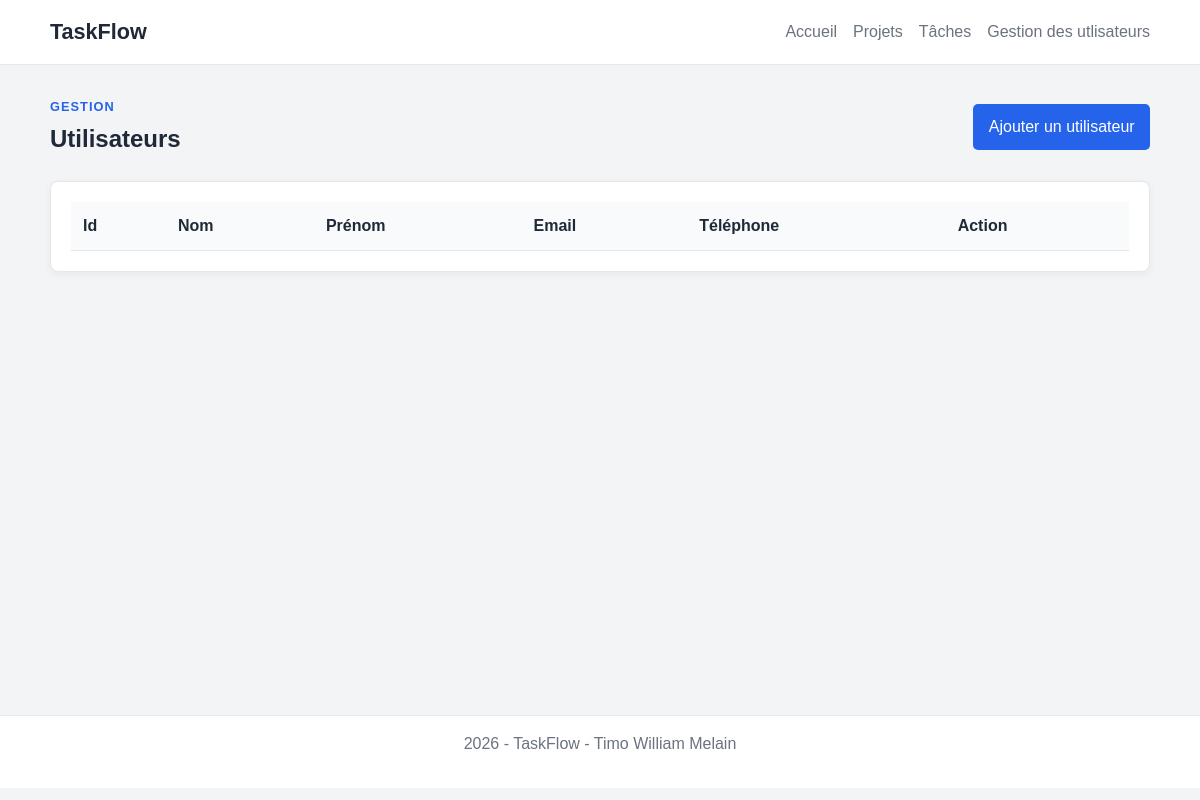
Before: /?controller=user&action=show with the older database file.
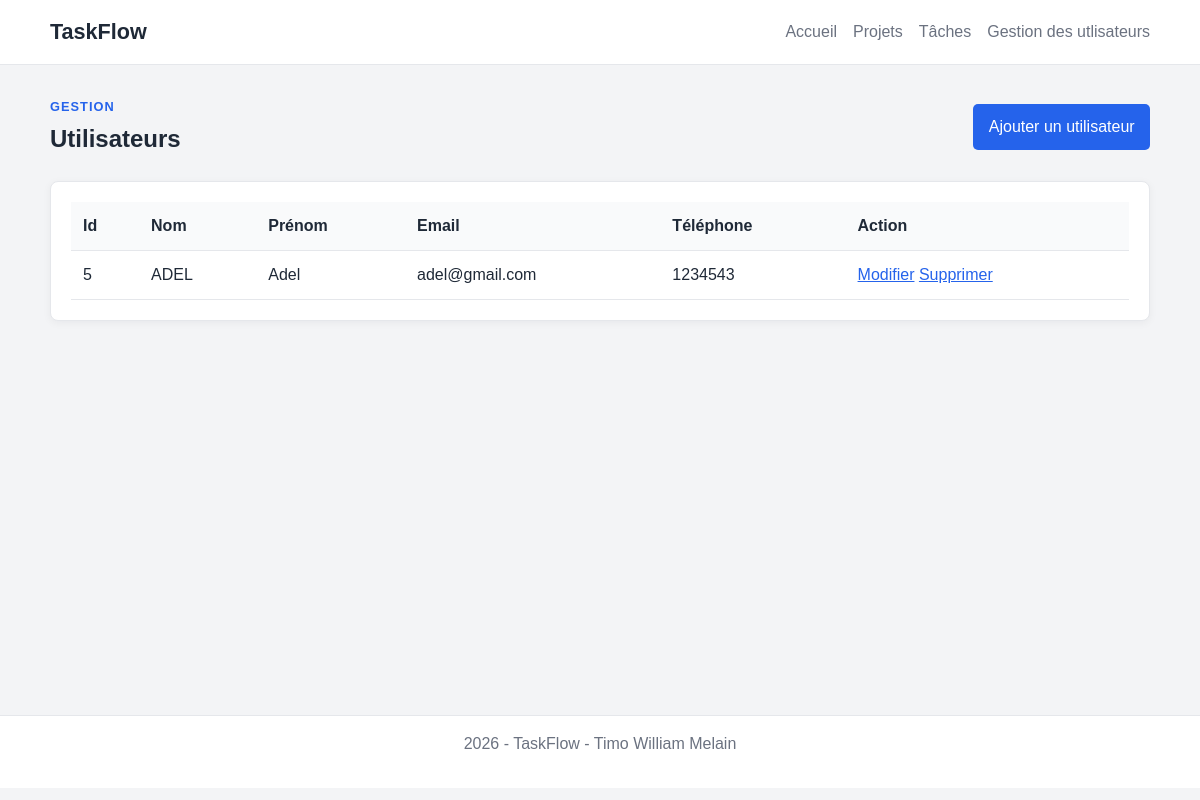
After: the same page with the newer database file.
### tables this page shows
CREATE TABLE `Users` (
  `id_user` int(11) NOT NULL,
  `nom` varchar(100) NOT NULL,
  `prenom` varchar(100) NOT NULL,
  `email` varchar(150) NOT NULL,
  `tel` varchar(20) DEFAULT NULL,
  `date` date DEFAULT current_timestamp(),
  `password` varchar(255) NOT NULL
);

### models/user.php (called while the page is built, shortened)
<?php
require_once("config/database.php");
class User{
    public static function GetAllUsers(){
        global $pdo;
        $stmt = $pdo->prepare("SELECT id_user, nom, prenom, email, tel FROM Users");
        $stmt->execute();
        return $stmt->fetchAll(PDO::FETCH_ASSOC);
    }
}

### views/user/user.php (the view, shortened to what this page needs)
<section class="user-page">
    <div class="page-header">
        <div>
            <p class="eyebrow">Gestion</p>
            <h1>Utilisateurs</h1>
        </div>
        <button type="button" class="button primary" onclick="toggleForm()">Ajouter un utilisateur</button>
    </div>
    <article class="card list-table">
        <table>
            <thead>
                <tr>
                    <th>Id</th><th>Nom</th><th>Prénom</th><th>Email</th><th>Téléphone</th><th>Action</th>
                </tr>
            </thead>
            <tbody>
                <?php foreach($Users as $user): ?>
                    <tr>
                        <td><?= htmlspecialchars($user['id_user']) ?></td>
                        <td><?= htmlspecialchars($user['nom']) ?></td>
                        <td><?= htmlspecialchars($user['prenom']) ?></td>
                        <td><?= htmlspecialchars($user['email']) ?></td>
                        <td><?= htmlspecialchars($user['tel']) ?></td>
                        <td>
                            <a href="?controller=user&action=edit&id=<?= $user['id_user'] ?>">Modifier</a>
                            <a href="?controller=user&action=delete&id=<?= $user['id_user'] ?>">Supprimer</a>
                        </td>
                    </tr>
                <?php endforeach; ?>
            </tbody>
        </table>
    </article>
</section>

### views/layout/header.php (shortened to what this page needs)
<!DOCTYPE html>
<html lang="fr">
<head>
    <link rel="stylesheet" href="public/css/style.css">
</head>
<body>
    <header class="topbar">
        <nav class="nav container">
            <a href="?controller=accueil&action=show" class="brand">TaskFlow</a>
            <ul class="nav-links">
                <li><a href="?controller=accueil&action=show">Accueil</a></li>
                <li><a href="?controller=project&action=index">Projets</a></li>
                <li><a href="?controller=task&action=index">Tâches</a></li>
              <li><a href="?controller=user&action=show">Gestion des utlisateurs</a></li>
            </ul>
        </nav>
    </header>
    <main class="container page-content">

### index.php (shortened to what this page needs)
<?php
$controller = strtolower($_GET['controller'] ?? 'accueil');
$controllerFile = null;
$controllerCandidates = [
    $controller . 'Controller.php',
    ucfirst($controller) . 'Controller.php'
];
foreach ($controllerCandidates as $candidate) {
    $path = __DIR__ . '/controllers/' . $candidate;
    if (file_exists($path)) {
        $controllerFile = $path;
        break;
    }
}
include __DIR__ . '/views/layout/header.php';
if ($controllerFile) {
    require_once $controllerFile;
} else {
    include __DIR__ . '/views/accueil.php';
}
include __DIR__ . '/views/layout/footer.php';
?>

### controllers/userController.php (shortened to what this page needs)
<?php
$action = $_GET['action'] ?? 'show';
require_once("models/user.php");
switch($action){
    case 'show':
        $Users= User::GetAllUsers();
        include("views/user/user.php");
    break;
}

### views/layout/footer.php (shortened to what this page needs)
    </main>
    <footer class="footer">
        <p>2026 - TaskFlow - Timo William Melain</p>
    </footer>
  </body>
</html>

### public/css/style.css (style rules this page uses)
:root { --primary: #2563eb; --primary-dark: #1d4ed8; --text: #1f2937; --muted: #6b7280; --border: #e5e7eb; --surface: #ffffff; --background: #f3f4f6; --danger: #dc2626; }
* { box-sizing: border-box; }
body { margin: 0; background: var(--background); color: var(--text); font-family: Arial, sans-serif; line-height: 1.5; }
a { color: var(--primary); }
.container { width: min(1100px, calc(100% - 2rem)); margin: 0 auto; }
.topbar { background: var(--surface); border-bottom: 1px solid var(--border); }
.nav { display: flex; align-items: center; justify-content: space-between; gap: 1rem; padding: 1rem 0; }
.brand { color: var(--text); font-size: 1.35rem; font-weight: 700; text-decoration: none; }
.nav-links { display: flex; flex-wrap: wrap; gap: 0.75rem 1rem; list-style: none; margin: 0; padding: 0; }
.nav-links a { color: var(--muted); text-decoration: none; }
.page-content { min-height: calc(100vh - 150px); padding: 2rem 0; }
.page-header, .header-actions, .card-actions, .form-actions, .meta-row { display: flex; align-items: center; gap: 0.75rem; }
.page-header { justify-content: space-between; margin-bottom: 1.5rem; }
h1, h2, p { margin-top: 0; }
h1 { margin-bottom: 0; }
.eyebrow { margin-bottom: 0.25rem; color: var(--primary); font-size: 0.8rem; font-weight: 700; letter-spacing: 0.08em; text-transform: uppercase; }
.card, .list-table { background: var(--surface); border: 1px solid var(--border); border-radius: 8px; padding: 1.25rem; box-shadow: 0 2px 8px rgba(15, 23, 42, 0.05); }
.button, button { display: inline-block; border: 1px solid transparent; border-radius: 5px; cursor: pointer; font: inherit; padding: 0.6rem 0.9rem; text-decoration: none; }
.primary { background: var(--primary); color: #fff; }
table { width: 100%; border-collapse: collapse; }
th, td { border-bottom: 1px solid var(--border); padding: 0.75rem; text-align: left; }
th { background: #f9fafb; }
.footer { background: var(--surface); border-top: 1px solid var(--border); color: var(--muted); padding: 1rem; text-align: center; }
.user-page article { margin-top: 1rem; }

Changed rows visible on the page:
added users: id_user "5", nom "ADEL", prenom "Adel", email "adel@gmail.com", tel "1234543"
